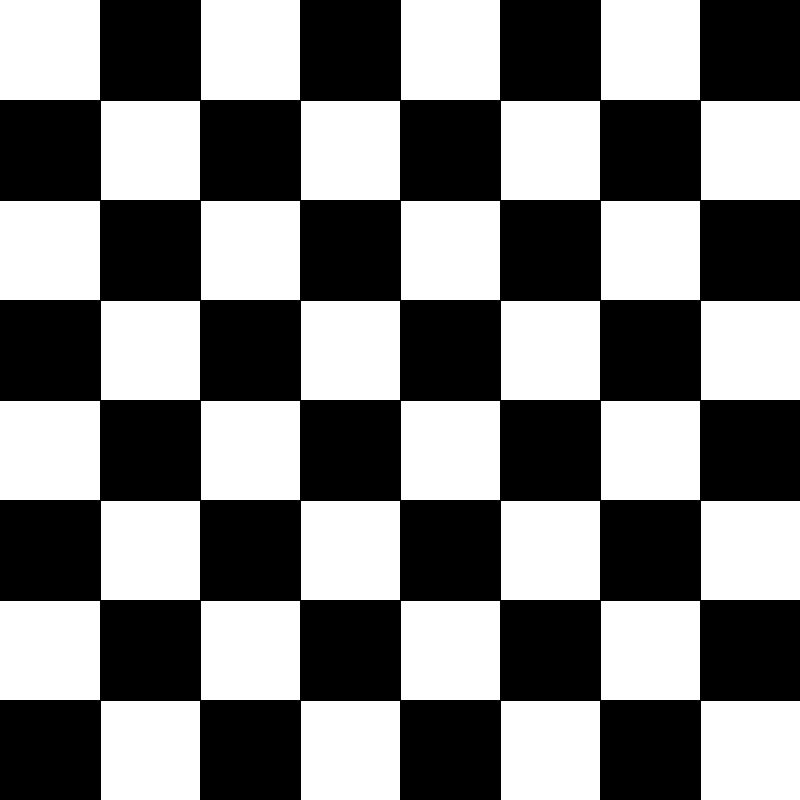
Frame 1 (no input)
Frame 60 (the mouse pressed at the canvas centre just before this capture): identical to frame 1, image omitted
Frame 120 (the mouse held since frame 60 and released just before this capture): identical to frame 1, image omitted

The Processing sketch that drew this single still picture (run headless with seeded random() and noise(); from frame 60 on, the mouse is pressed at the canvas centre):

// Processing sketch: Lecture_2_checkboard_2
// ── Lecture_2_checkboard_2.pde
void setup(){
  size (800,800);
}

final int N=8;
 
void draw(){
  background(255);
  final int dx = width/N;
  final int dy = height/N;
  for (int y=0; y<=height; y+=dy){
  for (int x=0; x<=width; x+=dx){
    if(x%200==0 && y%200!=0){
      fill(0);
      rect(x,y,dx,dy);
    }
    if(x%200!=0 && y%200==0){
      fill(0);
      rect(x,y,dx,dy);
    }
  }
}
}
void mousePressed(){
  final int dx = width/N;
  final int dy = height/N;
  println(mouseX,mouseY);
  ellipse(mouseX,mouseY,dx,dy);
}
